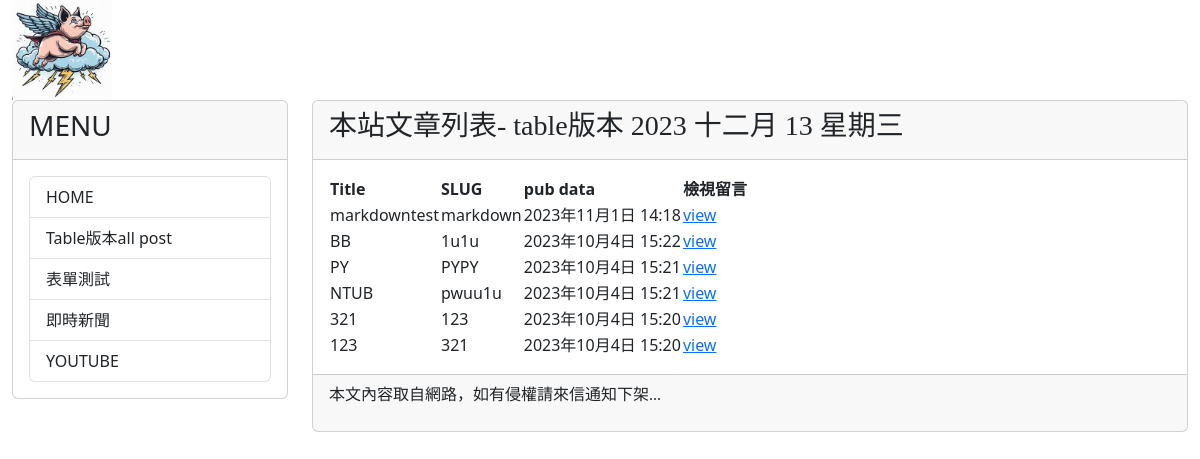
The app's page /post/, older data.
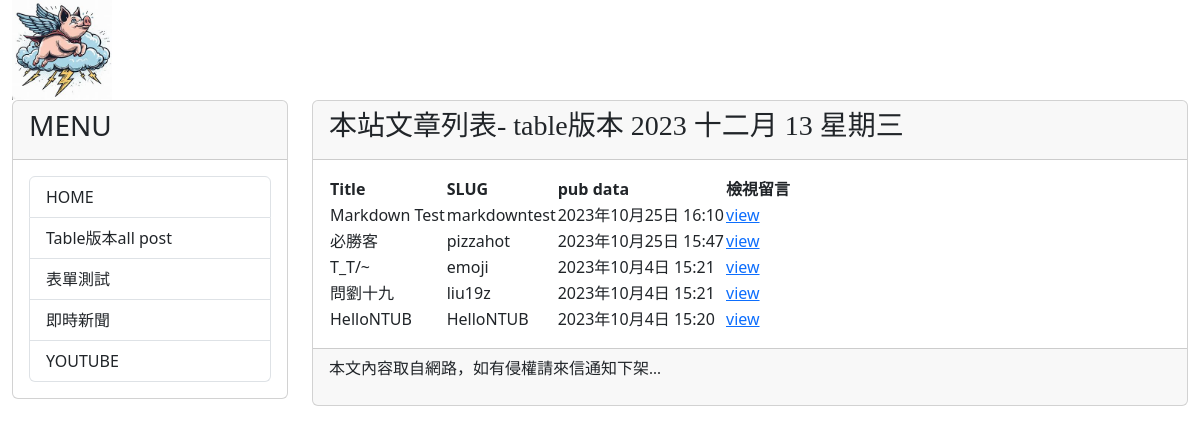
The same page, newer data.
### mysite/models.py (models this page shows, shortened)
class Post(models.Model):
    title = models.CharField(max_length = 200)
    slug = models.CharField(max_length = 200)
    body = models.TextField()
    category = models.TextField(null=True)
    pub_date = models.DateTimeField(auto_now_add=True)
    class Meta:
        ordering = ('-pub_date', )

### mysite/views.py (the view)
# urls.py: path('post/', views.show_all_posts, name="show-all-posts"),
def show_all_posts(request):
    posts = Post.objects.all()
    return render(request, 'allposts.html', locals())

### mysite/templates/allposts.html (shortened to what this page needs)
{% extends "base2.html" %}
{% block headmessage %}
<h3 style='font-family:標楷體;'>本站文章列表- table版本</a>
    {% now 'Y M d D' %}
{% endblock headmessage %}
{% block content %}
{% for post in posts %}
{% if forloop.first %}
<table>
    <tr background="#cccccc">
        <th>Title</th>
        <th>SLUG</th>
        <th>pub data</th>
        <th>檢視留言</th>
    </tr>
{% endif %}
    <tr background='{% cycle "#ffccff" "#ccffcc" %}'>
        <td>{{ post.title }}</td>
        <td>{{ post.slug }}</td>
        <td>{{ post.pub_date }}</td>
        <td><a href="{% url 'show-comments' post.id %}">view</a></td>
    </tr>
{% if forloop.last %}
</table>
{% endif %}
{% endfor %}
{% endblock content %}

Row changes from the older to the newer data that the page shows:
removed Post: title "markdowntest", slug "markdown", pub_date "2023年11月1日 14:18"
removed Post: title "BB", slug "1u1u", pub_date "2023年10月4日 15:22"
removed Post: title "PY", slug "PYPY", pub_date "2023年10月4日 15:21"
removed Post: title "321", slug "123", pub_date "2023年10月4日 15:20"
added Post: title "Markdown Test", slug "markdowntest", pub_date "2023年10月25日 16:10"
added Post: title "必勝客", slug "pizzahot", pub_date "2023年10月25日 15:47"
changed Post: title "NTUB" → "T_T/~"; slug "pwuu1u" → "emoji"
added Post: title "問劉十九", slug "liu19z", pub_date "2023年10月4日 15:21"
changed Post: title "123" → "HelloNTUB"; slug "321" → "HelloNTUB"
